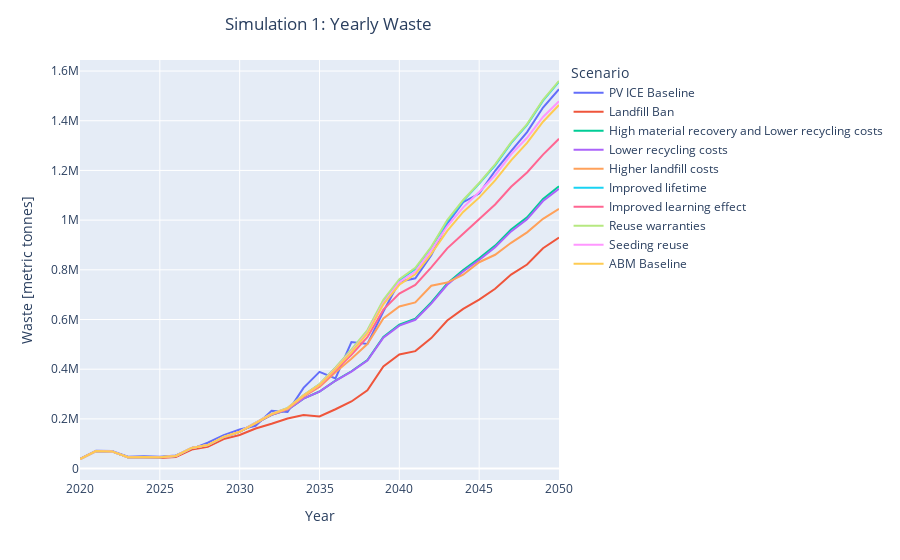

The cell this chart's notebook holds for it:
### Code cell
filter_col = [col for col in USyearly if (col.startswith('Waste_Module_ABM_Simulation1'))]
df = USyearly[filter_col]
df = df.set_axis(pretty_scenarios, axis=1)
df['year'] = list(range(1995,2051))
df = df.melt(id_vars = 'year')
df = df[df.year.isin(list(range(2020,2051)))]
fig1 = px.line(df, x='year', y='value', color = 'variable', labels={
                     "year": "Year",
                     "value": "Waste [metric tonnes]",
                    "variable" :"Scenario"
                 })
fig1.update_layout(title_text='Simulation 1: Yearly Waste', title_x=0.25)
fig1.show()

### Figure 1 — Plotly figure (JSON) as saved in the notebook; plotly's stock layout.template omitted (floating-point values rounded to 4 significant figures)
{"data": [{"hovertemplate": "Scenario=PV ICE Baseline<br>Year=%{x}<br>Waste [metric tonnes]=%{y}<extra></extra>", "legendgroup": "PV ICE Baseline", "line": {"color": "#636efa", "dash": "solid"}, "mode": "lines", "name": "PV ICE Baseline", "orientation": "v", "showlegend": true, "type": "scatter", "x": [2020, 2021, 2022, 2023, 2024, 2025, 2026, 2027, 2028, 2029, 2030, 2031, 2032, 2033, 2034, 2035, 2036, 2037, 2038, 2039, 2040, 2041, 2042, 2043, 2044, 2045, 2046, 2047, 2048, 2049, 2050], "xaxis": "x", "y": [39170.0, 71490.0, 70330.0, 47560.0, 49640.0, 47590.0, 52640.0, 79190.0, 104100.0, 134000.0, 157100.0, 172300.0, 232400.0, 227600.0, 324900.0, 389400.0, 362900.0, 509000.0, 501400.0, 632100.0, 752100.0, 765700.0, 858800.0, 985800.0, 1072000.0, 1107000.0, 1199000.0, 1277000.0, 1355000.0, 1453000.0, 1527000.0], "yaxis": "y"}, {"hovertemplate": "Scenario=Landfill Ban<br>Year=%{x}<br>Waste [metric tonnes]=%{y}<extra></extra>", "legendgroup": "Landfill Ban", "line": {"color": "#EF553B", "dash": "solid"}, "mode": "lines", "name": "Landfill Ban", "orientation": "v", "showlegend": true, "type": "scatter", "x": [2020, 2021, 2022, 2023, 2024, 2025, 2026, 2027, 2028, 2029, 2030, 2031, 2032, 2033, 2034, 2035, 2036, 2037, 2038, 2039, 2040, 2041, 2042, 2043, 2044, 2045, 2046, 2047, 2048, 2049, 2050], "xaxis": "x", "y": [38550.0, 70650.0, 69020.0, 45520.0, 45710.0, 42730.0, 46260.0, 76750.0, 87410.0, 118700.0, 135100.0, 161400.0, 180300.0, 201800.0, 215700.0, 209600.0, 238900.0, 269900.0, 315300.0, 411000.0, 459100.0, 472700.0, 525100.0, 596000.0, 643000.0, 680000.0, 723700.0, 781000.0, 821400.0, 887100.0, 929900.0], "yaxis": "y"}, {"hovertemplate": "Scenario=High material recovery and Lower recycling costs<br>Year=%{x}<br>Waste [metric tonnes]=%{y}<extra></extra>", "legendgroup": "High material recovery and Lower recycling costs", "line": {"color": "#00cc96", "dash": "solid"}, "mode": "lines", "name": "High material recovery and Lower recycling costs", "orientation": "v", "showlegend": true, "type": "scatter", "x": [2020, 2021, 2022, 2023, 2024, 2025, 2026, 2027, 2028, 2029, 2030, 2031, 2032, 2033, 2034, 2035, 2036, 2037, 2038, 2039, 2040, 2041, 2042, 2043, 2044, 2045, 2046, 2047, 2048, 2049, 2050], "xaxis": "x", "y": [38550.0, 70650.0, 69060.0, 45740.0, 46530.0, 45210.0, 50930.0, 82860.0, 94520.0, 127200.0, 147700.0, 182700.0, 215900.0, 236800.0, 281500.0, 310100.0, 353800.0, 391800.0, 436500.0, 529400.0, 579100.0, 602900.0, 668400.0, 744900.0, 799000.0, 845900.0, 897400.0, 962100.0, 1011000.0, 1086000.0, 1136000.0], "yaxis": "y"}, {"hovertemplate": "Scenario=Lower recycling costs<br>Year=%{x}<br>Waste [metric tonnes]=%{y}<extra></extra>", "legendgroup": "Lower recycling costs", "line": {"color": "#ab63fa", "dash": "solid"}, "mode": "lines", "name": "Lower recycling costs", "orientation": "v", "showlegend": true, "type": "scatter", "x": [2020, 2021, 2022, 2023, 2024, 2025, 2026, 2027, 2028, 2029, 2030, 2031, 2032, 2033, 2034, 2035, 2036, 2037, 2038, 2039, 2040, 2041, 2042, 2043, 2044, 2045, 2046, 2047, 2048, 2049, 2050], "xaxis": "x", "y": [38550.0, 70650.0, 69060.0, 45740.0, 46530.0, 45210.0, 50930.0, 82860.0, 94520.0, 127200.0, 147700.0, 182700.0, 216000.0, 236800.0, 281500.0, 310000.0, 353300.0, 390600.0, 434500.0, 526800.0, 575500.0, 598900.0, 664100.0, 739700.0, 793100.0, 839600.0, 890500.0, 954600.0, 1003000.0, 1077000.0, 1127000.0], "yaxis": "y"}, {"hovertemplate": "Scenario=Higher landfill costs<br>Year=%{x}<br>Waste [metric tonnes]=%{y}<extra></extra>", "legendgroup": "Higher landfill costs", "line": {"color": "#FFA15A", "dash": "solid"}, "mode": "lines", "name": "Higher landfill costs", "orientation": "v", "showlegend": true, "type": "scatter", "x": [2020, 2021, 2022, 2023, 2024, 2025, 2026, 2027, 2028, 2029, 2030, 2031, 2032, 2033, 2034, 2035, 2036, 2037, 2038, 2039, 2040, 2041, 2042, 2043, 2044, 2045, 2046, 2047, 2048, 2049, 2050], "xaxis": "x", "y": [38550.0, 70650.0, 69060.0, 45740.0, 46530.0, 45220.0, 50990.0, 83000.0, 94720.0, 127400.0, 148000.0, 182900.0, 217000.0, 239200.0, 289500.0, 328100.0, 387800.0, 442000.0, 501000.0, 603800.0, 652600.0, 668600.0, 736100.0, 748600.0, 780100.0, 830600.0, 860500.0, 908600.0, 950700.0, 1005000.0, 1045000.0], "yaxis": "y"}, {"hovertemplate": "Scenario=Improved lifetime<br>Year=%{x}<br>Waste [metric tonnes]=%{y}<extra></extra>", "legendgroup": "Improved lifetime", "line": {"color": "#19d3f3", "dash": "solid"}, "mode": "lines", "name": "Improved lifetime", "orientation": "v", "showlegend": true, "type": "scatter", "x": [2020, 2021, 2022, 2023, 2024, 2025, 2026, 2027, 2028, 2029, 2030, 2031, 2032, 2033, 2034, 2035, 2036, 2037, 2038, 2039, 2040, 2041, 2042, 2043, 2044, 2045, 2046, 2047, 2048, 2049, 2050], "xaxis": "x", "y": [38550.0, 70650.0, 69060.0, 45740.0, 46530.0, 45240.0, 51030.0, 83050.0, 94810.0, 127600.0, 148400.0, 183900.0, 219900.0, 243100.0, 295300.0, 338900.0, 405000.0, 475600.0, 552400.0, 673500.0, 757100.0, 802700.0, 889100.0, 994700.0, 1077000.0, 1147000.0, 1221000.0, 1310000.0, 1383000.0, 1481000.0, 1557000.0], "yaxis": "y"}, {"hovertemplate": "Scenario=Improved learning effect<br>Year=%{x}<br>Waste [metric tonnes]=%{y}<extra></extra>", "legendgroup": "Improved learning effect", "line": {"color": "#FF6692", "dash": "solid"}, "mode": "lines", "name": "Improved learning effect", "orientation": "v", "showlegend": true, "type": "scatter", "x": [2020, 2021, 2022, 2023, 2024, 2025, 2026, 2027, 2028, 2029, 2030, 2031, 2032, 2033, 2034, 2035, 2036, 2037, 2038, 2039, 2040, 2041, 2042, 2043, 2044, 2045, 2046, 2047, 2048, 2049, 2050], "xaxis": "x", "y": [38550.0, 70650.0, 69060.0, 45740.0, 46530.0, 45230.0, 51010.0, 83020.0, 94700.0, 127500.0, 148100.0, 183300.0, 218500.0, 241100.0, 291900.0, 332800.0, 394400.0, 458000.0, 528900.0, 639600.0, 704500.0, 739300.0, 809600.0, 886300.0, 945500.0, 1003000.0, 1063000.0, 1134000.0, 1192000.0, 1264000.0, 1327000.0], "yaxis": "y"}, {"hovertemplate": "Scenario=Reuse warranties<br>Year=%{x}<br>Waste [metric tonnes]=%{y}<extra></extra>", "legendgroup": "Reuse warranties", "line": {"color": "#B6E880", "dash": "solid"}, "mode": "lines", "name": "Reuse warranties", "orientation": "v", "showlegend": true, "type": "scatter", "x": [2020, 2021, 2022, 2023, 2024, 2025, 2026, 2027, 2028, 2029, 2030, 2031, 2032, 2033, 2034, 2035, 2036, 2037, 2038, 2039, 2040, 2041, 2042, 2043, 2044, 2045, 2046, 2047, 2048, 2049, 2050], "xaxis": "x", "y": [38550.0, 70650.0, 69060.0, 45740.0, 46530.0, 45240.0, 51060.0, 83100.0, 94840.0, 127700.0, 148500.0, 184100.0, 220600.0, 244200.0, 296400.0, 340600.0, 407500.0, 479700.0, 557600.0, 678900.0, 762400.0, 808100.0, 892400.0, 1000000.0, 1081000.0, 1150000.0, 1225000.0, 1313000.0, 1386000.0, 1484000.0, 1560000.0], "yaxis": "y"}, {"hovertemplate": "Scenario=Seeding reuse<br>Year=%{x}<br>Waste [metric tonnes]=%{y}<extra></extra>", "legendgroup": "Seeding reuse", "line": {"color": "#FF97FF", "dash": "solid"}, "mode": "lines", "name": "Seeding reuse", "orientation": "v", "showlegend": true, "type": "scatter", "x": [2020, 2021, 2022, 2023, 2024, 2025, 2026, 2027, 2028, 2029, 2030, 2031, 2032, 2033, 2034, 2035, 2036, 2037, 2038, 2039, 2040, 2041, 2042, 2043, 2044, 2045, 2046, 2047, 2048, 2049, 2050], "xaxis": "x", "y": [38550.0, 70650.0, 69060.0, 45740.0, 46530.0, 45230.0, 51000.0, 83100.0, 94830.0, 127600.0, 148500.0, 184000.0, 220000.0, 242300.0, 293800.0, 337000.0, 402000.0, 471400.0, 547300.0, 666000.0, 749900.0, 792600.0, 878000.0, 975100.0, 1051000.0, 1113000.0, 1181000.0, 1265000.0, 1332000.0, 1415000.0, 1478000.0], "yaxis": "y"}, {"hovertemplate": "Scenario=ABM Baseline<br>Year=%{x}<br>Waste [metric tonnes]=%{y}<extra></extra>", "legendgroup": "ABM Baseline", "line": {"color": "#FECB52", "dash": "solid"}, "mode": "lines", "name": "ABM Baseline", "orientation": "v", "showlegend": true, "type": "scatter", "x": [2020, 2021, 2022, 2023, 2024, 2025, 2026, 2027, 2028, 2029, 2030, 2031, 2032, 2033, 2034, 2035, 2036, 2037, 2038, 2039, 2040, 2041, 2042, 2043, 2044, 2045, 2046, 2047, 2048, 2049, 2050], "xaxis": "x", "y": [38550.0, 70650.0, 69060.0, 45740.0, 46530.0, 45230.0, 51020.0, 83030.0, 94720.0, 127500.0, 148200.0, 183400.0, 219000.0, 242300.0, 293600.0, 337000.0, 400100.0, 468200.0, 543800.0, 661000.0, 739900.0, 781800.0, 863900.0, 956700.0, 1033000.0, 1090000.0, 1160000.0, 1240000.0, 1311000.0, 1396000.0, 1464000.0], "yaxis": "y"}], "layout": {"legend": {"title": {"text": "Scenario"}, "tracegroupgap": 0}, "margin": {"t": 60}, "title": {"text": "Simulation 1: Yearly Waste", "x": 0.25}, "xaxis": {"anchor": "y", "domain": [0, 1], "title": {"text": "Year"}}, "yaxis": {"anchor": "x", "domain": [0, 1], "title": {"text": "Waste [metric tonnes]"}}}}
